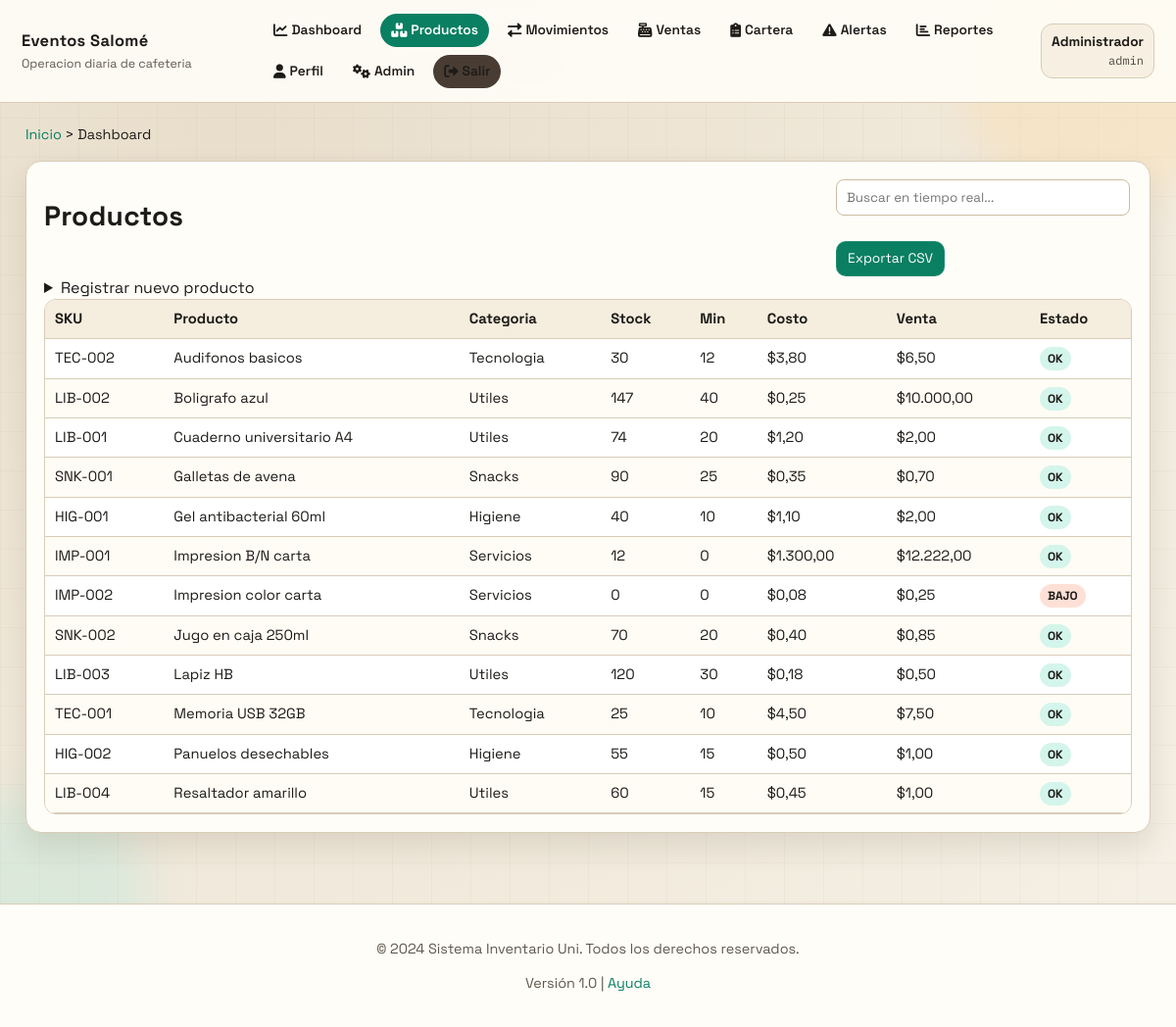
The page /productos (signed in) on the database its author committed.
### tables this page shows
CREATE TABLE productos (
            sku TEXT PRIMARY KEY,
            nombre TEXT NOT NULL,
            categoria TEXT NOT NULL,
            unidad TEXT NOT NULL,
            stock_actual INTEGER NOT NULL,
            stock_minimo INTEGER NOT NULL,
            precio_compra REAL NOT NULL,
            precio_venta REAL NOT NULL,
            proveedor TEXT NOT NULL,
            ubicacion TEXT NOT NULL,
            fecha_ultima_entrada TEXT,
            fecha_ultima_salida TEXT,
            observaciones TEXT DEFAULT ''
        );

### app_web.py (the view)
@app.route("/productos")
@login_required
def productos():
    q = request.args.get("q", "").strip()
    conn = connect_db()
    if q:
        rows = conn.execute(
            """
            SELECT *
            FROM productos
            WHERE sku LIKE ? OR nombre LIKE ? OR categoria LIKE ?
            ORDER BY nombre
            """,
            (f"%{q}%", f"%{q}%", f"%{q}%"),
        ).fetchall()
    else:
        rows = conn.execute("SELECT * FROM productos ORDER BY nombre").fetchall()
    conn.close()
    return render_template("productos.html", productos=rows, q=q)

### app_web.py (called while the page is built)
def format_currency(value):
    try:
        amount = float(value)
    except (TypeError, ValueError):
        return "$0,00"
    negative = amount < 0
    amount = abs(amount)
    formatted = f"{amount:,.2f}"
    formatted = formatted.replace(",", "X").replace(".", ",").replace("X", ".")
    if negative:
        formatted = f"-{formatted}"
    return f"${formatted}"

@app.template_filter("currency")
def currency_filter(value):
    return format_currency(value)

def connect_db() -> sqlite3.Connection:
    conn = sqlite3.connect(DB_PATH)
    conn.row_factory = sqlite3.Row
    return conn

def login_required(view):
    @wraps(view)
    def wrapped(*args, **kwargs):
        if "username" not in session:
            return redirect(url_for("login"))
        return view(*args, **kwargs)
    return wrapped

### templates/productos.html (shortened to what this page needs)
{% extends 'base.html' %}
{% block content %}
<section class="panel">
  <div class="row-between">
    <h2>Productos</h2>
    <div class="stat-row">
      <input type="text" class="search-input" placeholder="Buscar en tiempo real..." />
      <a class="btn-link" href="{{ url_for('export_inventario_csv') }}">Exportar CSV</a>
    </div>
  </div>
  {% if session.role == 'admin' %}
  <details class="new-form">
    <summary>Registrar nuevo producto</summary>
  </details>
  {% endif %}
  <div class="table-wrap">
    <table>
      <thead>
        <tr>
          <th>SKU</th>
          <th>Producto</th>
          <th>Categoria</th>
          <th>Stock</th>
          <th>Min</th>
          <th>Costo</th>
          <th>Venta</th>
          <th>Estado</th>
        </tr>
      </thead>
      <tbody>
      {% for p in productos %}
        <tr>
          <td>{{ p.sku }}</td>
          <td>{{ p.nombre }}</td>
          <td>{{ p.categoria }}</td>
          <td>{{ p.stock_actual }}</td>
          <td>{{ p.stock_minimo }}</td>
          <td>{{ p.precio_compra | currency }}</td>
          <td>{{ p.precio_venta | currency }}</td>
          <td>
            {% if p.stock_actual <= p.stock_minimo %}
              <span class="badge bad">BAJO</span>
            {% else %}
              <span class="badge ok">OK</span>
            {% endif %}
          </td>
        </tr>
      {% endfor %}
      </tbody>
    </table>
  </div>
</section>
{% endblock %}

### static/styles.css (style rules this page uses)
:root { --bg1: #f6f1e7; --bg2: #e9decb; --ink: #1d1b18; --ink-soft: #5f584d; --card: #fffdf8; --line: #d8ccb7; --accent: #0a7f62; --accent-deep: #0a5f4a; --warn: #b9562f; --warn-soft: #ffe7de; --ok-soft: #d7f5ea; --shadow: 0 14px 30px rgba(51, 41, 18, 0.11); }
* { box-sizing: border-box; }
body { margin: 0; font-family: "Space Grotesk", sans-serif; color: var(--ink); background: radial-gradient(circle at 20% 10%, var(--bg2), var(--bg1)); min-height: 100vh; line-height: 1.45; }
.panel { background: var(--card); border: 1px solid var(--line); border-radius: 16px; padding: 18px; box-shadow: var(--shadow); animation: riseIn 0.24s ease; }
h2, h3 { margin-top: 0; }
h2 { font-size: 1.75rem; letter-spacing: 0.01em; }
.row-between { display: flex; justify-content: space-between; gap: 10px; align-items: center; flex-wrap: wrap; }
.stat-row { display: flex; gap: 10px; flex-wrap: wrap; align-items: center; }
.btn-link { display: inline-block; background: var(--accent); color: #fff; text-decoration: none; border-radius: 10px; padding: 7px 11px; font-size: 0.86rem; border: 1px solid rgba(255, 255, 255, 0.1); transition: transform 0.15s ease, background 0.15s ease; }
input, select, button { border: 1px solid #ccbda2; border-radius: 8px; padding: 9px 10px; font-family: inherit; }
.table-wrap { overflow-x: auto; border: 1px solid var(--line); border-radius: 12px; background: #fff; }
table { width: 100%; border-collapse: collapse; margin-top: 0; font-size: 0.92rem; }
th, td { border-bottom: 1px solid var(--line); text-align: left; padding: 9px 10px; }
th { background: #f5edde; position: sticky; top: 0; z-index: 1; }
tbody tr:nth-child(even) { background: #fffcf5; }
.badge { padding: 4px 8px; border-radius: 999px; font-size: 0.75rem; font-weight: 700; }
.badge.ok { background: #d4f5eb; }
.badge.bad { background: #ffe0d6; }
.search-input { margin-bottom: 16px; width: 100%; max-width: 300px; }

### rows shown on the page
productos: sku "TEC-002", nombre "Audifonos basicos", categoria "Tecnologia", stock_actual "30", stock_minimo "12", precio_compra "$3,80", precio_venta "$6,50", shows "OK"
productos: sku "LIB-002", nombre "Boligrafo azul", categoria "Utiles", stock_actual "147", stock_minimo "40", precio_compra "$0,25", precio_venta "$10.000,00", shows "OK"
productos: sku "LIB-001", nombre "Cuaderno universitario A4", categoria "Utiles", stock_actual "74", stock_minimo "20", precio_compra "$1,20", precio_venta "$2,00", shows "OK"
productos: sku "SNK-001", nombre "Galletas de avena", categoria "Snacks", stock_actual "90", stock_minimo "25", precio_compra "$0,35", precio_venta "$0,70", shows "OK"
productos: sku "HIG-001", nombre "Gel antibacterial 60ml", categoria "Higiene", stock_actual "40", stock_minimo "10", precio_compra "$1,10", precio_venta "$2,00", shows "OK"
productos: sku "IMP-001", nombre "Impresion B/N carta", categoria "Servicios", stock_actual "12", stock_minimo "0", precio_compra "$1.300,00", precio_venta "$12.222,00", shows "OK"
productos: sku "IMP-002", nombre "Impresion color carta", categoria "Servicios", stock_actual "0", stock_minimo "0", precio_compra "$0,08", precio_venta "$0,25", shows "BAJO"
productos: sku "SNK-002", nombre "Jugo en caja 250ml", categoria "Snacks", stock_actual "70", stock_minimo "20", precio_compra "$0,40", precio_venta "$0,85", shows "OK"
productos: sku "LIB-003", nombre "Lapiz HB", categoria "Utiles", stock_actual "120", stock_minimo "30", precio_compra "$0,18", precio_venta "$0,50", shows "OK"
productos: sku "TEC-001", nombre "Memoria USB 32GB", categoria "Tecnologia", stock_actual "25", stock_minimo "10", precio_compra "$4,50", precio_venta "$7,50", shows "OK"
productos: sku "HIG-002", nombre "Panuelos desechables", categoria "Higiene", stock_actual "55", stock_minimo "15", precio_compra "$0,50", precio_venta "$1,00", shows "OK"
productos: sku "LIB-004", nombre "Resaltador amarillo", categoria "Utiles", stock_actual "60", stock_minimo "15", precio_compra "$0,45", precio_venta "$1,00", shows "OK"

### other values the page prints
{{ session.nombre }} "Administrador"
{{ session.role }} "admin"
{{ title or "Dashboard" }} "Dashboard"
